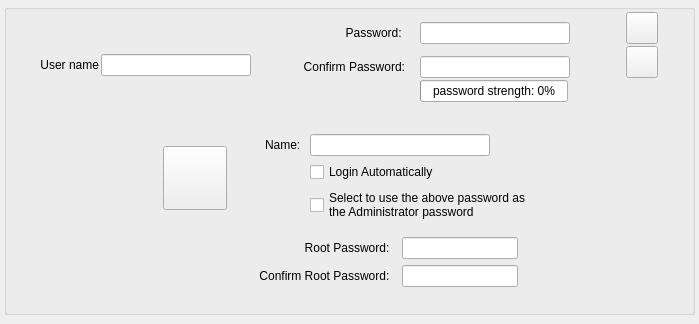
<?xml version="1.0" encoding="UTF-8"?>
<ui version="4.0">
 <class>UserWidget</class>
 <widget class="QWidget" name="UserWidget">
  <property name="geometry">
   <rect>
    <x>0</x>
    <y>0</y>
    <width>699</width>
    <height>324</height>
   </rect>
  </property>
  <property name="sizePolicy">
   <sizepolicy hsizetype="Expanding" vsizetype="Preferred">
    <horstretch>0</horstretch>
    <verstretch>0</verstretch>
   </sizepolicy>
  </property>
  <property name="windowTitle">
   <string/>
  </property>
  <layout class="QVBoxLayout" name="verticalLayout">
   <property name="spacing">
    <number>3</number>
   </property>
   <property name="margin">
    <number>4</number>
   </property>
   <item>
    <widget class="QGroupBox" name="groupBox">
     <property name="title">
      <string/>
     </property>
     <layout class="QVBoxLayout" name="verticalLayout_3">
      <property name="spacing">
       <number>2</number>
      </property>
      <property name="margin">
       <number>2</number>
      </property>
      <item>
       <layout class="QGridLayout" name="gridLayout">
        <item row="0" column="9" rowspan="5">
         <spacer name="horizontalSpacer_3">
          <property name="orientation">
           <enum>Qt::Horizontal</enum>
          </property>
          <property name="sizeType">
           <enum>QSizePolicy::Fixed</enum>
          </property>
          <property name="sizeHint" stdset="0">
           <size>
            <width>20</width>
            <height>20</height>
           </size>
          </property>
         </spacer>
        </item>
        <item row="0" column="10" rowspan="2">
         <widget class="QPushButton" name="userDetails">
          <property name="minimumSize">
           <size>
            <width>32</width>
            <height>32</height>
           </size>
          </property>
          <property name="maximumSize">
           <size>
            <width>32</width>
            <height>32</height>
           </size>
          </property>
          <property name="toolTip">
           <string>Include more information about this user.</string>
          </property>
          <property name="text">
           <string/>
          </property>
         </widget>
        </item>
        <item row="4" column="5" colspan="2">
         <widget class="QLineEdit" name="confirmPassLine">
          <property name="minimumSize">
           <size>
            <width>150</width>
            <height>0</height>
           </size>
          </property>
         </widget>
        </item>
        <item row="0" column="5" rowspan="4" colspan="2">
         <widget class="QLineEdit" name="passLine">
          <property name="minimumSize">
           <size>
            <width>150</width>
            <height>0</height>
           </size>
          </property>
         </widget>
        </item>
        <item row="0" column="2" rowspan="5">
         <spacer name="horizontalSpacer">
          <property name="orientation">
           <enum>Qt::Horizontal</enum>
          </property>
          <property name="sizeType">
           <enum>QSizePolicy::Fixed</enum>
          </property>
          <property name="sizeHint" stdset="0">
           <size>
            <width>50</width>
            <height>20</height>
           </size>
          </property>
         </spacer>
        </item>
        <item row="2" column="10" rowspan="3">
         <widget class="QPushButton" name="removeUser">
          <property name="minimumSize">
           <size>
            <width>32</width>
            <height>32</height>
           </size>
          </property>
          <property name="maximumSize">
           <size>
            <width>32</width>
            <height>32</height>
           </size>
          </property>
          <property name="toolTip">
           <string>Remove this user.</string>
          </property>
          <property name="text">
           <string/>
          </property>
         </widget>
        </item>
        <item row="5" column="5">
         <widget class="QProgressBar" name="passStrengthProgBar">
          <property name="value">
           <number>0</number>
          </property>
          <property name="alignment">
           <set>Qt::AlignLeading|Qt::AlignLeft|Qt::AlignVCenter</set>
          </property>
          <property name="invertedAppearance">
           <bool>false</bool>
          </property>
          <property name="format">
           <string>password strength: %p%</string>
          </property>
         </widget>
        </item>
        <item row="0" column="3" rowspan="4">
         <widget class="QLabel" name="label_2">
          <property name="text">
           <string>Password: </string>
          </property>
          <property name="alignment">
           <set>Qt::AlignRight|Qt::AlignTrailing|Qt::AlignVCenter</set>
          </property>
         </widget>
        </item>
        <item row="0" column="11" rowspan="5">
         <spacer name="horizontalSpacer_5">
          <property name="orientation">
           <enum>Qt::Horizontal</enum>
          </property>
          <property name="sizeHint" stdset="0">
           <size>
            <width>40</width>
            <height>20</height>
           </size>
          </property>
         </spacer>
        </item>
        <item row="0" column="7" rowspan="5" colspan="2">
         <widget class="QLabel" name="confirmPwCheck">
          <property name="minimumSize">
           <size>
            <width>32</width>
            <height>32</height>
           </size>
          </property>
          <property name="maximumSize">
           <size>
            <width>32</width>
            <height>32</height>
           </size>
          </property>
          <property name="text">
           <string/>
          </property>
         </widget>
        </item>
        <item row="0" column="4" rowspan="5">
         <spacer name="horizontalSpacer_7">
          <property name="orientation">
           <enum>Qt::Horizontal</enum>
          </property>
          <property name="sizeType">
           <enum>QSizePolicy::Fixed</enum>
          </property>
          <property name="sizeHint" stdset="0">
           <size>
            <width>13</width>
            <height>20</height>
           </size>
          </property>
         </spacer>
        </item>
        <item row="4" column="3">
         <widget class="QLabel" name="label_3">
          <property name="text">
           <string>Confirm Password:</string>
          </property>
          <property name="alignment">
           <set>Qt::AlignRight|Qt::AlignTrailing|Qt::AlignVCenter</set>
          </property>
         </widget>
        </item>
        <item row="0" column="0" rowspan="5">
         <spacer name="horizontalSpacer_4">
          <property name="orientation">
           <enum>Qt::Horizontal</enum>
          </property>
          <property name="sizeHint" stdset="0">
           <size>
            <width>40</width>
            <height>20</height>
           </size>
          </property>
         </spacer>
        </item>
        <item row="1" column="1" rowspan="5">
         <layout class="QVBoxLayout" name="userNameLayout">
          <item>
           <layout class="QHBoxLayout" name="horizontalLayout">
            <item>
             <widget class="QLabel" name="label">
              <property name="text">
               <string>User name</string>
              </property>
              <property name="alignment">
               <set>Qt::AlignRight|Qt::AlignTrailing|Qt::AlignVCenter</set>
              </property>
             </widget>
            </item>
            <item>
             <widget class="QLineEdit" name="loginLine">
              <property name="minimumSize">
               <size>
                <width>150</width>
                <height>0</height>
               </size>
              </property>
              <property name="toolTip">
               <string>&lt;html&gt;&lt;head/&gt;&lt;body&gt;&lt;p&gt;The user name may consist of a lowercase character or &amp;quot;_&amp;quot;, followed by up to 31 lowercase characters, digits or &amp;quot;_&amp;quot; and &amp;quot;-&amp;quot;.&lt;/p&gt;&lt;/body&gt;&lt;/html&gt;</string>
              </property>
             </widget>
            </item>
           </layout>
          </item>
         </layout>
        </item>
       </layout>
      </item>
      <item>
       <spacer name="verticalSpacer_3">
        <property name="orientation">
         <enum>Qt::Vertical</enum>
        </property>
        <property name="sizeType">
         <enum>QSizePolicy::Fixed</enum>
        </property>
        <property name="sizeHint" stdset="0">
         <size>
          <width>20</width>
          <height>5</height>
         </size>
        </property>
       </spacer>
      </item>
      <item>
       <widget class="QLabel" name="pwERRORLabel">
        <property name="text">
         <string/>
        </property>
        <property name="alignment">
         <set>Qt::AlignCenter</set>
        </property>
       </widget>
      </item>
      <item>
       <widget class="QWidget" name="extWidget" native="true">
        <layout class="QGridLayout" name="gridLayout_2">
         <item row="1" column="4">
          <widget class="QLabel" name="label_4">
           <property name="text">
            <string>Name: </string>
           </property>
          </widget>
         </item>
         <item row="1" column="0" rowspan="3">
          <spacer name="horizontalSpacer_8">
           <property name="orientation">
            <enum>Qt::Horizontal</enum>
           </property>
           <property name="sizeHint" stdset="0">
            <size>
             <width>40</width>
             <height>20</height>
            </size>
           </property>
          </spacer>
         </item>
         <item row="1" column="5" colspan="2">
          <widget class="QLineEdit" name="nameLine">
           <property name="maximumSize">
            <size>
             <width>180</width>
             <height>16777215</height>
            </size>
           </property>
          </widget>
         </item>
         <item row="1" column="8" rowspan="3">
          <spacer name="horizontalSpacer_6">
           <property name="orientation">
            <enum>Qt::Horizontal</enum>
           </property>
           <property name="sizeHint" stdset="0">
            <size>
             <width>40</width>
             <height>20</height>
            </size>
           </property>
          </spacer>
         </item>
         <item row="2" column="5" colspan="2">
          <widget class="QCheckBox" name="autoLoginCheckBox">
           <property name="text">
            <string>Login Automatically</string>
           </property>
          </widget>
         </item>
         <item row="1" column="1" rowspan="3">
          <widget class="QPushButton" name="avatar">
           <property name="minimumSize">
            <size>
             <width>64</width>
             <height>64</height>
            </size>
           </property>
           <property name="text">
            <string/>
           </property>
          </widget>
         </item>
         <item row="1" column="2" rowspan="3">
          <spacer name="horizontalSpacer_2">
           <property name="orientation">
            <enum>Qt::Horizontal</enum>
           </property>
           <property name="sizeType">
            <enum>QSizePolicy::Fixed</enum>
           </property>
           <property name="sizeHint" stdset="0">
            <size>
             <width>20</width>
             <height>20</height>
            </size>
           </property>
          </spacer>
         </item>
         <item row="3" column="5" colspan="2">
          <widget class="QCheckBox" name="rootUsesUserPwCheckBox">
           <property name="text">
            <string>Select to use the above password as 
the Administrator password</string>
           </property>
          </widget>
         </item>
         <item row="4" column="0" colspan="9">
          <widget class="QWidget" name="rootPwWidget" native="true">
           <layout class="QGridLayout" name="gridLayout_4">
            <item row="0" column="3">
             <widget class="QLineEdit" name="rootPassLine"/>
            </item>
            <item row="0" column="0">
             <spacer name="horizontalSpacer_9">
              <property name="orientation">
               <enum>Qt::Horizontal</enum>
              </property>
              <property name="sizeHint" stdset="0">
               <size>
                <width>40</width>
                <height>20</height>
               </size>
              </property>
             </spacer>
            </item>
            <item row="0" column="5">
             <spacer name="horizontalSpacer_10">
              <property name="orientation">
               <enum>Qt::Horizontal</enum>
              </property>
              <property name="sizeHint" stdset="0">
               <size>
                <width>40</width>
                <height>20</height>
               </size>
              </property>
             </spacer>
            </item>
            <item row="0" column="1">
             <spacer name="horizontalSpacer_11">
              <property name="orientation">
               <enum>Qt::Horizontal</enum>
              </property>
              <property name="sizeHint" stdset="0">
               <size>
                <width>40</width>
                <height>20</height>
               </size>
              </property>
             </spacer>
            </item>
            <item row="0" column="2">
             <widget class="QLabel" name="label_5">
              <property name="text">
               <string>Root Password:  </string>
              </property>
              <property name="alignment">
               <set>Qt::AlignRight|Qt::AlignTrailing|Qt::AlignVCenter</set>
              </property>
             </widget>
            </item>
            <item row="1" column="2">
             <widget class="QLabel" name="label_6">
              <property name="text">
               <string>Confirm Root Password:  </string>
              </property>
              <property name="alignment">
               <set>Qt::AlignRight|Qt::AlignTrailing|Qt::AlignVCenter</set>
              </property>
             </widget>
            </item>
            <item row="1" column="3">
             <widget class="QLineEdit" name="confirmRootPassLine"/>
            </item>
            <item row="0" column="4" rowspan="2">
             <widget class="QLabel" name="confirmRootPwCheck">
              <property name="sizePolicy">
               <sizepolicy hsizetype="Fixed" vsizetype="Fixed">
                <horstretch>32</horstretch>
                <verstretch>32</verstretch>
               </sizepolicy>
              </property>
              <property name="minimumSize">
               <size>
                <width>32</width>
                <height>32</height>
               </size>
              </property>
              <property name="maximumSize">
               <size>
                <width>32</width>
                <height>32</height>
               </size>
              </property>
              <property name="text">
               <string/>
              </property>
             </widget>
            </item>
           </layout>
          </widget>
         </item>
        </layout>
       </widget>
      </item>
      <item>
       <spacer name="verticalSpacer">
        <property name="orientation">
         <enum>Qt::Vertical</enum>
        </property>
        <property name="sizeType">
         <enum>QSizePolicy::Fixed</enum>
        </property>
        <property name="sizeHint" stdset="0">
         <size>
          <width>20</width>
          <height>5</height>
         </size>
        </property>
       </spacer>
      </item>
     </layout>
    </widget>
   </item>
   <item>
    <spacer name="verticalSpacer_2">
     <property name="orientation">
      <enum>Qt::Vertical</enum>
     </property>
     <property name="sizeType">
      <enum>QSizePolicy::Expanding</enum>
     </property>
     <property name="sizeHint" stdset="0">
      <size>
       <width>1</width>
       <height>1</height>
      </size>
     </property>
    </spacer>
   </item>
  </layout>
 </widget>
 <tabstops>
  <tabstop>loginLine</tabstop>
  <tabstop>passLine</tabstop>
  <tabstop>confirmPassLine</tabstop>
  <tabstop>nameLine</tabstop>
  <tabstop>autoLoginCheckBox</tabstop>
  <tabstop>rootUsesUserPwCheckBox</tabstop>
  <tabstop>avatar</tabstop>
  <tabstop>rootPassLine</tabstop>
  <tabstop>confirmRootPassLine</tabstop>
  <tabstop>userDetails</tabstop>
  <tabstop>removeUser</tabstop>
 </tabstops>
 <resources/>
 <connections/>
</ui>
